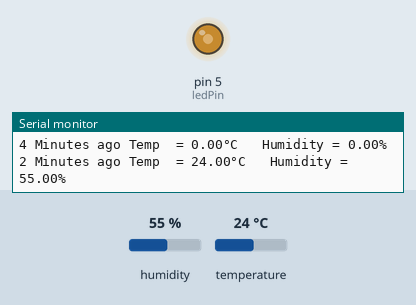
Recording of a sketch running on a simulated Arduino Uno, built with avr-gcc and run on an emulated ATmega328P. On the bench: output pins drawn as LEDs (lit = HIGH), the last lines printed to the serial monitor. The inputs (shaded band) are chosen by the test bench; at power-on: temperature 24 °C, humidity 55 %.

Above: at 3.0 s.
3.1 s: temperature set to 21 °C
At 5.8 s:
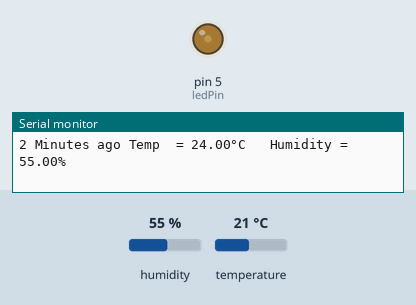
7.0 s: temperature set to 17 °C
At 8.6 s:
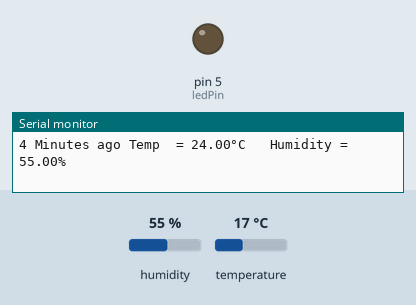
10.9 s: temperature set to 19 °C
At 11.3 s:
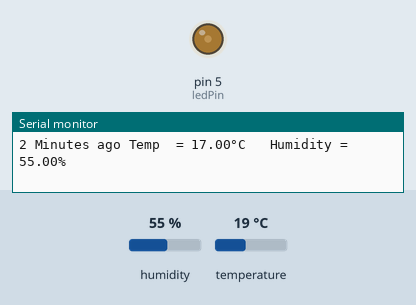
18.7 s: temperature set to 12 °C
At 24.1 s:
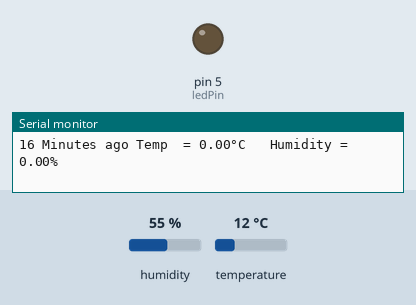
Timing chart, 0 to 25.2 s (numbered marks = the images above; inputs shaded):
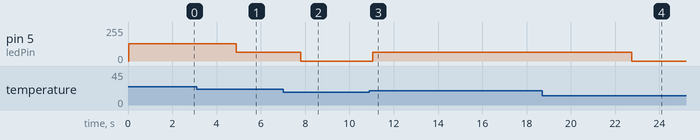

The sketch:

buffered_DHT_read.ino
```cpp
#include "DHT.h"

// DHT 11s are on pins 2 and 3
#define DHTTYPE DHT11
#define DHTPIN 2
DHT dht(DHTPIN, DHTTYPE);
// Number of readings to buffer
#define BUFSZ 150
// Working variables
float tempBuff[BUFSZ];
float humBuff[BUFSZ];
float tNow;
float hNow;
int buffCont = 0;

// Relays are on pins 5 to 8
const int ledPin = 5;
int ledState = 0;

// Thermostat
float highTemp = 22.0;
float lowTemp = 18.0;

void setup() {
  // Open serial port at baud rate:
  Serial.begin(9600);


  Serial.println(F("DHTxx buffered test!"));

  pinMode(ledPin, OUTPUT);

  dht.begin();
}

void loop() {
  // put your main code here, to run repeatedly:

  // Get readings into buffer
  do {
    // Do 6 readings and only keep the last one
    buffCont += 1;

    for ( int i = 0; i < 6 ; i++ )
    {

      readDHTtoBuff(&tempBuff[buffCont], &humBuff[buffCont]);
      doThermostat(tempBuff[buffCont]);
      writeBufftoSerial(tempBuff, humBuff);

    }

    delay(2000);

  }
  while ( buffCont < BUFSZ );

  buffCont = 0;

}

void readDHTtoBuff(float* tBuff, float* hBuff) {
  // Read the DHT and buffer the result
  tNow = 0.0;
  tNow = dht.readTemperature();
  // Local tBuff is correct address in buffer
  tBuff[0] = tNow;
  hNow = 0.0;
  hNow = dht.readHumidity();
  hBuff[0] = hNow;
}

void writeBufftoSerial(float* tBuff, float* hBuff) {
  for (int i = 0; i < buffCont ; i++) {
    Serial.print(2 * (buffCont - i) );
    Serial.print(F(" Minutes ago "));
    Serial.print(F("Temp "));
    //Serial.print(i);
    Serial.print(F(" = "));
    Serial.print(tBuff[i]);
    Serial.print(F("°C   Humidity = "));
    Serial.print(hBuff[i]);
    Serial.println(F("%"));
  }
}

void doThermostat(float tNow) {
  if (tNow > highTemp)
  {
    ledState = 128;
  }
  else if (tNow > lowTemp)
  {
    ledState = 64;
  }
  else
  {
    ledState = 0;
  }
  analogWrite(ledPin, ledState);
}
```

Measured:
- the behaviour switches between 23 and 22 °C on temperature (found by bisection; images 0 and 1)
- the behaviour switches between 19 and 18 °C on temperature (found by bisection; images 1 and 2)
- after the input at 3.1 s, pin 5 (ledPin): 128/255 → 64/255 after 1.8 s
- after the input at 7.0 s, pin 5 (ledPin): 64/255 → 0/255 after 0.80 s
- after the input at 10.9 s, pin 5 (ledPin): 0/255 → 64/255 after 0.14 s
- after the input at 18.7 s, pin 5 (ledPin): 64/255 → 0/255 after 4.1 s
